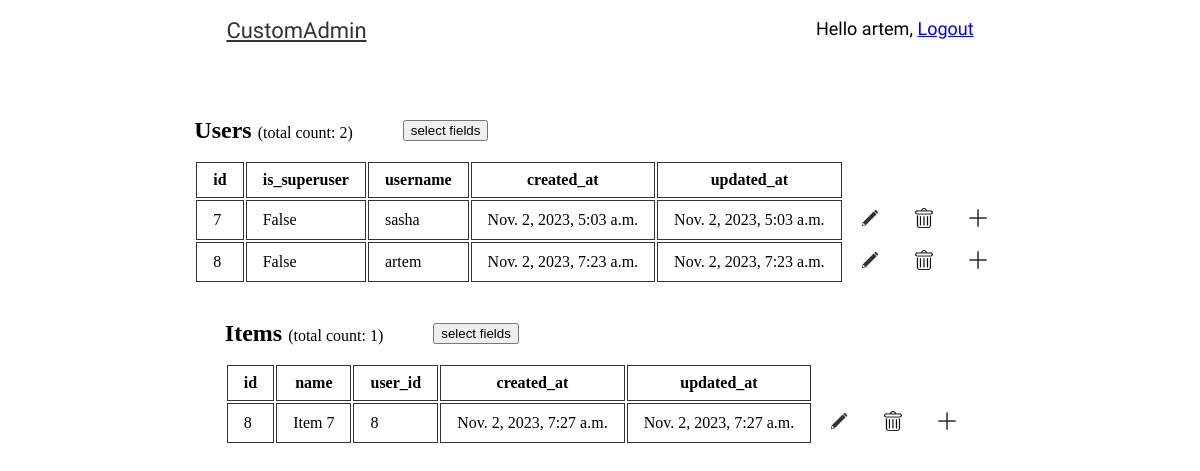
The app's page / (signed in), older data.
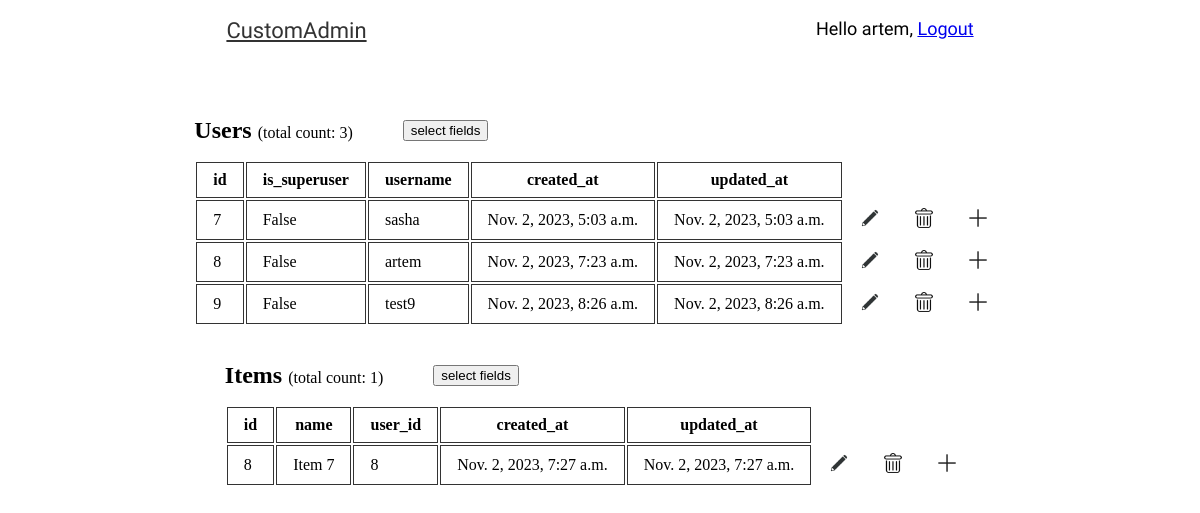
The same page, newer data.
### customadmin/models.py (models this page shows, shortened)
class CustomUser(AbstractUser):
    created_at = models.DateTimeField(auto_now_add=True)
    updated_at = models.DateTimeField(auto_now=True)
    def get_classname(self) -> str:
        return "CustomUser"

class Item(models.Model):
    name = models.CharField(max_length=255)
    user_id = models.ForeignKey(
        CustomUser, on_delete=models.CASCADE, verbose_name="user_id"
    )
    created_at = models.DateTimeField(auto_now_add=True)
    updated_at = models.DateTimeField(auto_now=True)
    def get_classname(self) -> str:
        return "Item"

### customadmin/views.py (the view)
# urls.py: path("", views.dashboard, name="dashboard"),
@login_required
def dashboard(request):
    if request.method == "POST":
        user_selected_fields = request.POST.getlist("user_selected_fields")
        item_selected_fields = request.POST.getlist("item_selected_fields")
    else:
        user_selected_fields = None
        item_selected_fields = None
    user_white_list = ["username", "is_superuser"]
    user_black_list = ["logentry", "item"]
    abstractuser_fields = AbstractUser._meta.get_fields()
    abstractuser_fields = list(map(lambda field: field.name, abstractuser_fields))
    user_black_list += abstractuser_fields
    user_allfields = CustomUser._meta.get_fields()
    user_allfields = list(map(lambda field: field.name, user_allfields))
    user_fields = []
    for field in user_allfields:
        if field not in user_black_list or field in user_white_list:
            user_fields.append(field)
    user_allfields = user_fields
    if user_selected_fields:
        user_fields = user_selected_fields
    item_fields = Item._meta.get_fields()
    item_allfields = list(map(lambda field: field.name, item_fields))
    if item_selected_fields:
        item_fields = item_selected_fields
    else:
        item_fields = item_allfields
    users = CustomUser.objects.all()
    items = Item.objects.all()
    return render(
        request,
        "customadmin/dashboard.html",
        {
            "user_allfields": user_allfields,
            "item_allfields": item_allfields,
            "user_fields": user_fields,
            "item_fields": item_fields,
            "users": users,
            "items": items,
        },
    )

### customadmin/templatetags/dashboard_tags.py (called while the page is built)
@register.inclusion_tag("customadmin/row.html")
def render_row(obj, fields):
    data = {}
    for field in fields:
        try:
            data[field] = obj.__dict__[field]
        except KeyError:
            data[field] = obj.__dict__[field + "_id"]
    return {
        "data": data,
        "object": obj,
    }

### customadmin/templates/customadmin/dashboard.html (shortened to what this page needs)
{% extends 'base.html' %}
{% load static %}
{% load dashboard_tags %}
{% block content %}
<div class="container">
    <div class="cards">
        <div class="users-card">
            <div class="card-header">
                <h1>
                    Users <span class="secondary-text">(total count: {{users|length}})</span>
                </h1>
                <div class="dropdown-wrapper">
                    <button class="dropdownButton">select fields</button>
                </div>
            </div>
            <table class="users-table">
                <tr>
                    {% for field in user_fields %}
                    <th>{{field}}</th>
                    {% endfor %}
                </tr>
                {% if users|length > 0 %}
                {% for user in users %}
                {% render_row user user_fields %}
                {% endfor %}
                {% endif %}
            </table>
        </div>
        <div class="items-card">
            <div class="card-header">
                <h1>
                    Items <span class="secondary-text">(total count: {{items|length}})</span>
                </h1>
                <div class="dropdown-wrapper">
                    <button class="dropdownButton">select fields</button>
                </div>
            </div>
            <table class="items-table">
                <tr>
                    {% for field in item_fields %}
                    <th>{{field}}</th>
                    {% endfor %}
                </tr>
                {% if items|length > 0 %}
                {% for item in items %}
                {% render_row item item_fields %}
                {% endfor %}
                {% endif %}
            </table>
        </div>
    </div>
</div>
{% endblock %}

### customadmin/templates/base.html (shortened to what this page needs)
{% load static %}
<!DOCTYPE html>
<html lang="en">
<head>
    <link href="{% static 'styles/styles.css' %}" rel="stylesheet">
</head>
<body>
    {% block header %}
    <div class="container">
        <div id="header">
            <div>
                <a href="/" class="logo">CustomAdmin</a>
            </div>
            <div>
                <span class="user">
                    {% if request.user.is_authenticated %}
                    Hello {{ request.user.first_name|default:request.user.username }},
                    <a href="{% url 'customadmin:logout' %}">Logout</a>
                    {% else %}
                    <a href="{% url 'customadmin:login' %}">Log-in</a>
                    {% endif %}
                </span>
            </div>
        </div>
    </div>
    {% endblock %}
    {% block content %}
    {% endblock %}
</body>
</html>

### customadmin/templates/customadmin/row.html (shortened to what this page needs)
{% extends 'base.html' %}
{% load static %}
{% block content %}
<tr>
    {% for key, value in data.items %}
    <td>{{value}}</td>
    {% endfor %}
    <td class="invis-td">
        <form method="get" action="{% url 'customadmin:edit-object' object.id object.get_classname %}">
            <button class="edit-btn" type="submit"><img style="width: 20px;" src="{% static 'images/edit.png' %}"
                    alt=""></button>
        </form>
    </td>
    <td class="invis-td">
        <form method="get" action="{% url 'customadmin:delete-object' object.id object.get_classname %}">
            <button class="delete-btn" type="submit"><img style="width: 20px;" src="{% static 'images/delete.png' %}"
                    alt=""></button>
        </form>
    </td>
    {% if object.get_classname == 'CustomUser' %}
    <td class="invis-td">
        <form method="get" action="{% url 'customadmin:create-user' %}">
            <button class="create-btn" type="submit"><img style="width: 20px;" src="{% static 'images/plus.png' %}"
                    alt=""></button>
        </form>
    </td>
    {% endif %}
    {% if object.get_classname == 'Item' %}
    <td class="invis-td">
        <form method="get" action="{% url 'customadmin:create-item' %}">
            <button class="create-btn" type="submit"><img style="width: 20px;" src="{% static 'images/plus.png' %}"
                    alt=""></button>
        </form>
    </td>
    {% endif %}
</tr>
{% endblock %}

Row changes from the older to the newer data that the page shows:
added CustomUser: data "9" "False" "test9" "Nov. 2, 2023, 8:26 a.m." "Nov. 2, 2023, 8:26 a.m."
Text that changed along with them:
{{ users|length }}: "2" → "3"
